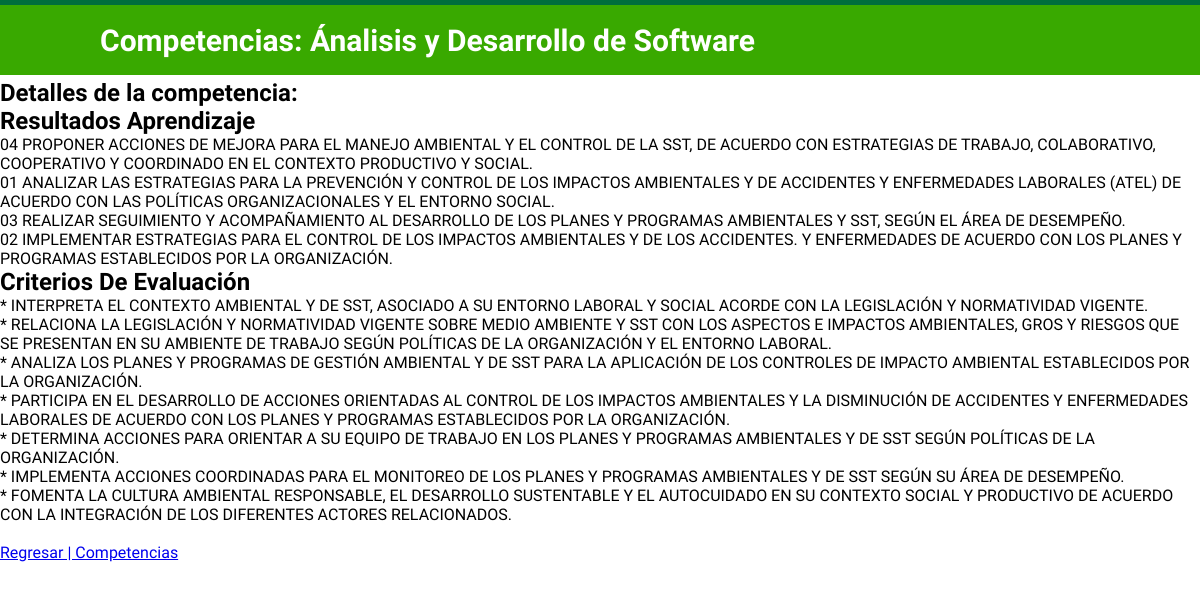
Page /competencias/3/ on the committed database.
### adsopf/models.py (models this page shows, shortened)
class CompetenciaLaboral(models.Model):
    nombre = models.CharField(max_length=90)
    resultados_aprendizaje = models.TextField(max_length=930)
    criterios_evaluacion = models.TextField(max_length=3000)

### adsopf/views.py (the view)
# urls.py: path('competencias/<int:competencia_id>/', views.detalle_competencia, name='detalle_competencia')
def detalle_competencia(request, competencia_id):
    competencia = CompetenciaLaboral.objects.get(id=competencia_id)
    return render(request, 'detalles.html', {
        'competencia': competencia, 'menu': False
        })

### adsopf/templates/detalles.html (shortened to what this page needs)
{% load static%}
    {% block content %}
    <div class="container-content">
        <br>
        <br>
        <br>
        <h3>{{ competencia.nombre }}</h3>
        <h2>Detalles de la competencia:</h2>
        <h2>Resultados Aprendizaje</h2>
        <p>{{competencia.resultados_aprendizaje|safe|linebreaks }}</p>
        <h2>Criterios De Evaluación</h2>
        <p>{{ competencia.criterios_evaluacion|safe|linebreaks }}</p>
        <br>
        <a href="{% url 'competencias' %}">
            Regresar | Competencias
        </a>
    </div>
    {% endblock %}

### adsopf/static/css/index.css (style rules this page uses)
* { margin: 0; padding: 0; }

### rows in the picture
CompetenciaLaboral: resultados_aprendizaje "04 PROPONER ACCIONES DE MEJORA PARA EL MANEJO AMBIENTAL Y EL CONTROL DE LA SST, DE ACUERDO CON ESTRATEGIAS DE TRABAJO, COLABORATIVO, COOPERATIVO Y COORDINADO EN EL CONTEXTO PRODUCTIVO Y SOCIAL. 01 ANALIZAR LAS ESTRATEGIAS PARA LA PREVENCIÓN Y CONTROL DE LOS IMPACTOS AMBIENTALES Y DE ACCIDENTES Y ENFERMEDADES LABORALES (ATEL) DE ACUERDO CON LAS POLÍTICAS ORGANIZACIONALES Y EL ENTORNO SOCIAL. 03 REALIZAR SEGUIMIENTO Y ACOMPAÑAMIENTO AL DESARROLLO DE LOS PLANES Y PROGRAMAS AMBIENTALES Y SST, SEGÚN EL ÁREA DE DESEMPEÑO. 02 IMPLEMENTAR ESTRATEGIAS PARA EL CONTROL DE LOS IMPACTOS AMBIENTALES Y DE LOS ACCIDENTES. Y ENFERMEDADES DE ACUERDO CON LOS PLANES Y PROGRAMAS ESTABLECIDOS POR LA ORGANIZACIÓN.", criterios_evaluacion "* INTERPRETA EL CONTEXTO AMBIENTAL Y DE SST, ASOCIADO A SU ENTORNO LABORAL Y SOCIAL ACORDE CON LA LEGISLACIÓN Y NORMATIVIDAD VIGENTE. * RELACIONA LA LEGISLACIÓN Y NORMATIVIDAD VIGENTE SOBRE MEDIO AMBIENTE Y SST CON LOS ASPECTOS E IMPACTOS AMBIENTALES, GROS Y RIESGOS QUE SE PRESENTAN EN SU AMBIENTE DE TRABAJO SEGÚN POLÍTICAS DE LA ORGANIZACIÓN Y EL ENTORNO LABORAL. * ANALIZA LOS PLANES Y PROGRAMAS DE GESTIÓN AMBIENTAL Y DE SST PARA LA APLICACIÓN DE LOS CONTROLES DE IMPACTO AMBIENTAL ESTABLECIDOS POR LA ORGANIZACIÓN. * PARTICIPA EN EL DESARROLLO DE ACCIONES ORIENTADAS AL CONTROL DE LOS IMPACTOS AMBIENTALES Y LA DISMINUCIÓN DE ACCIDENTES Y ENFERMEDADES LABORALES DE ACUERDO CON LOS PLANES Y…"
